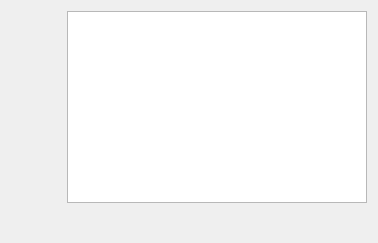
                <widget class="QFrame" name="selectionViewFrame">
                 <property name="sizePolicy">
                  <sizepolicy hsizetype="Preferred" vsizetype="Expanding">
                   <horstretch>0</horstretch>
                   <verstretch>0</verstretch>
                  </sizepolicy>
                 </property>
                 <property name="minimumSize">
                  <size>
                   <width>350</width>
                   <height>200</height>
                  </size>
                 </property>
                 <property name="frameShape">
                  <enum>QFrame::NoFrame</enum>
                 </property>
                 <property name="frameShadow">
                  <enum>QFrame::Raised</enum>
                 </property>
                 <layout class="QGridLayout" name="gridLayout_7">
                  <item row="0" column="0" rowspan="2">
                   <widget class="QFrame" name="selectArrowsFrame">
                    <property name="sizePolicy">
                     <sizepolicy hsizetype="Fixed" vsizetype="Expanding">
                      <horstretch>0</horstretch>
                      <verstretch>0</verstretch>
                     </sizepolicy>
                    </property>
                    <property name="minimumSize">
                     <size>
                      <width>50</width>
                      <height>0</height>
                     </size>
                    </property>
                    <property name="frameShape">
                     <enum>QFrame::NoFrame</enum>
                    </property>
                    <property name="frameShadow">
                     <enum>QFrame::Raised</enum>
                    </property>
                    <layout class="QVBoxLayout" name="verticalLayout_5">
                     <item>
                      <widget class="QToolButton" name="selectionUp">
                       <property name="sizePolicy">
                        <sizepolicy hsizetype="Fixed" vsizetype="Fixed">
                         <horstretch>0</horstretch>
                         <verstretch>0</verstretch>
                        </sizepolicy>
                       </property>
                       <property name="minimumSize">
                        <size>
                         <width>25</width>
                         <height>25</height>
                        </size>
                       </property>
                       <property name="toolTip">
                        <string>Upgrade selection</string>
                       </property>
                       <property name="text">
                        <string/>
                       </property>
                       <property name="icon">
                        <iconset resource="../resources.qrc">
                         <normaloff>:/plugins/FragScape/icons/up-arrow.png</normaloff>:/plugins/FragScape/icons/up-arrow.png</iconset>
                       </property>
                       <property name="autoRaise">
                        <bool>true</bool>
                       </property>
                      </widget>
                     </item>
                     <item>
                      <widget class="QToolButton" name="selectionDown">
                       <property name="sizePolicy">
                        <sizepolicy hsizetype="Fixed" vsizetype="Fixed">
                         <horstretch>0</horstretch>
                         <verstretch>0</verstretch>
                        </sizepolicy>
                       </property>
                       <property name="minimumSize">
                        <size>
                         <width>25</width>
                         <height>25</height>
                        </size>
                       </property>
                       <property name="toolTip">
                        <string>Downgrade selection</string>
                       </property>
                       <property name="text">
                        <string/>
                       </property>
                       <property name="icon">
                        <iconset resource="../resources.qrc">
                         <normaloff>:/plugins/FragScape/icons/down-arrow.png</normaloff>:/plugins/FragScape/icons/down-arrow.png</iconset>
                       </property>
                       <property name="autoRaise">
                        <bool>true</bool>
                       </property>
                      </widget>
                     </item>
                    </layout>
                   </widget>
                  </item>
                  <item row="0" column="1">
                   <widget class="QTableView" name="selectionView">
                    <property name="sizePolicy">
                     <sizepolicy hsizetype="Expanding" vsizetype="Expanding">
                      <horstretch>0</horstretch>
                      <verstretch>0</verstretch>
                     </sizepolicy>
                    </property>
                    <property name="minimumSize">
                     <size>
                      <width>300</width>
                      <height>100</height>
                     </size>
                    </property>
                    <property name="alternatingRowColors">
                     <bool>true</bool>
                    </property>
                    <property name="selectionBehavior">
                     <enum>QAbstractItemView::SelectRows</enum>
                    </property>
                    <property name="sortingEnabled">
                     <bool>true</bool>
                    </property>
                   </widget>
                  </item>
                  <item row="1" column="1">
                   <widget class="QToolButton" name="selectionRemove">
                    <property name="sizePolicy">
                     <sizepolicy hsizetype="Fixed" vsizetype="Fixed">
                      <horstretch>0</horstretch>
                      <verstretch>0</verstretch>
                     </sizepolicy>
                    </property>
                    <property name="toolTip">
                     <string>Delete selected lines</string>
                    </property>
                    <property name="text">
                     <string/>
                    </property>
                    <property name="icon">
                     <iconset resource="../resources.qrc">
                      <normaloff>:/plugins/FragScape/icons/mActionDeleteSelected.svg</normaloff>:/plugins/FragScape/icons/mActionDeleteSelected.svg</iconset>
                    </property>
                    <property name="autoRaise">
                     <bool>true</bool>
                    </property>
                   </widget>
                  </item>
                 </layout>
                </widget>
